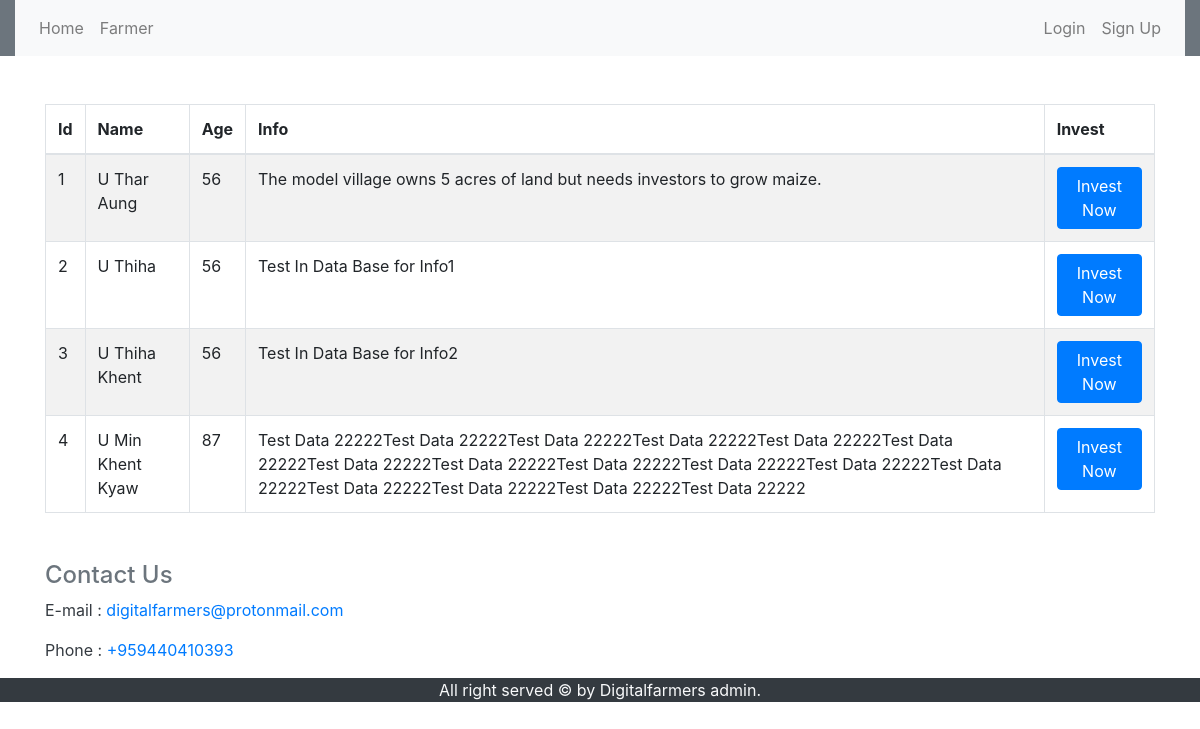
The app's page /category.php with its own data.
### tables this page shows
CREATE TABLE `farmer_dat` (
  `id` int(11) NOT NULL,
  `f_name` varchar(225) NOT NULL,
  `age` varchar(225) NOT NULL,
  `info` text NOT NULL,
  `address` varchar(225) NOT NULL,
  `reg_date` timestamp NOT NULL DEFAULT CURRENT_TIMESTAMP ON UPDATE CURRENT_TIMESTAMP,
  `status` tinyint(1) NOT NULL
);

### category.php (the view, shortened to what this page needs)
<?php
include ("config.php");
?>
<?php
	include 'header.php';
?>
<link rel="stylesheet" href='https://mmwebfonts.comquas.com/fonts/?font=myanmar3' />
	<link rel="stylesheet" href='https://mmwebfonts.comquas.com/fonts/?font=zawgyi' />
<main class="container clearfix mt-5 mb-5">
	<?php
		$res = "SELECT * FROM farmer_dat";
		$result = $conn->query($res);
		if ($result->num_rows > 0) { ?>
	<table class="table table-striped table-bordered jambo_table">
    	<thead>
        	<tr>
        	<th>Id</th>
        	<th>Name</th>
        	<th>Age</th>
        	<th>Info</th>
        	<th>Invest</th>
        	</tr>
        </thead>
	<tbody>
	<?php
	$i = 1;
    while($row = $result->fetch_assoc()) {
    	echo "<tr>";
    	echo "<td>" . $i . "</td>";
    	echo "<td>" . $row['f_name'] . "</td>";
    	echo "<td>" . $row['age'] . "</td>";
    	echo "<td>" . $row['info'] . "</td>"; ?>
    	<td class="text-center">
	    	<a <?php if (empty($_SESSION["name"]) && empty($_SESSION["password"])) { ?> href="login.php" <?php } else {?> href="invest.php?id=<?php echo $row['id']; ?>" <?php }?> class="btn btn-primary">Invest Now</a>
		</td>
    	<?php
    	echo "</tr>";
    	$i++;
        }
    ?>
    </tbody>
	</table>
	<?php } ?>
</main>
<?php
	include 'footer.php';
?>

### header.php (shortened to what this page needs)
<!DOCTYPE html>
<html>
<head>
	<link rel="stylesheet" href="https://stackpath.bootstrapcdn.com/bootstrap/4.5.0/css/bootstrap.min.css">
	<link rel="stylesheet" href='https://mmwebfonts.comquas.com/fonts/?font=myanmar3' />
	<link rel="stylesheet" href='https://mmwebfonts.comquas.com/fonts/?font=zawgyi' />
</head>
<body>
	<header class="col-12 bg-secondary">
		<nav class="navbar navbar-expand-lg navbar-light bg-light">
			<div class="collapse navbar-collapse" id="navbarSupportedContent">
			<ul class="navbar-nav mr-auto">
				<li class="nav-item">
					<a class="nav-link" href="index.php">Home <span class="sr-only">(current)</span></a>
				</li>
				<li class="nav-item">
					<a class="nav-link" href="category.php">Farmer</a>
				</li>
			</ul>
			<ul class="navbar-nav">
				<?php if (empty($_SESSION["name"]) && empty($_SESSION["password"])) { ?>
				<li class="nav-item">
					<a class="nav-link" href="login.php">Login</a>
				</li>
				<li class="nav-item">
					<a class="nav-link" href="signup.php">Sign Up</a>
				</li>
			<?php } ?>
			</ul>
			</div>
		</nav>
	</header>

### footer.php (shortened to what this page needs)
<div class="container mt-4">
    <h4 class="text-secondary">Contact Us</h4>
    <p class="text-dark">E-mail : <span class="text-primary"><a href="mailto:digitalfarmers@protonmail.com">digitalfarmers@protonmail.com</a></span></p>
    <p class="text-dark">Phone : <span class="text-primary"><a href="callto:+959440410393">+959440410393</a></span></p>
</div>
	<footer class="bg-dark"><p class="text-center text-light m-0">All right served &copy; by Digitalfarmers admin.</p></footer>
</body>
</html>

### records on screen
farmer_dat: f_name "U Thar Aung", age "56", info "The model village owns 5 acres of land but needs investors to grow maize."
farmer_dat: f_name "U Thiha", age "56", info "Test In Data Base for Info1"
farmer_dat: f_name "U Thiha Khent", age "56", info "Test In Data Base for Info2"
farmer_dat: f_name "U Min Khent Kyaw", age "87", info "Test Data 22222Test Data 22222Test Data 22222Test Data 22222Test Data 22222Test Data 22222Test Data 22222Test Data 22222Test Data 22222Test Data 22222Test Data 22222Test Data 22222Test Data 22222Test Data 22222Test Data 22222Test Data 22222"
